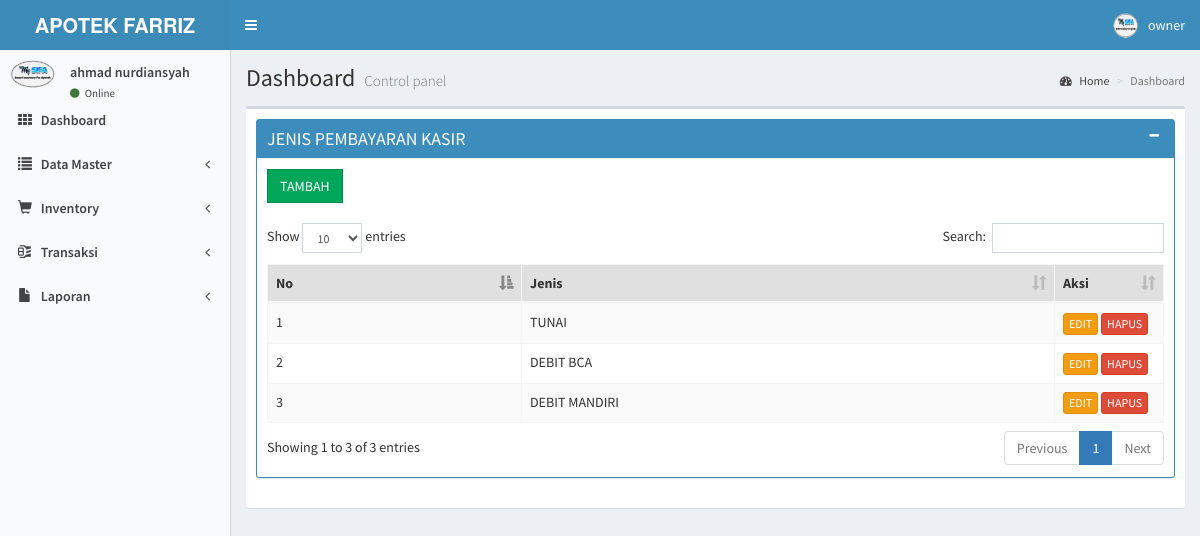
Screenshot of /masuk/media_admin.php?module=carabayar (signed in) with the database file from the repository.
### tables this page shows
CREATE TABLE `carabayar` (
  `id_carabayar` int(11) NOT NULL,
  `nm_carabayar` varchar(100) NOT NULL
);

### masuk/modul/mod_carabayar/carabayar.php (the view, shortened to what this page needs)
<?php
if (empty($_SESSION['username']) and empty($_SESSION['passuser'])) {
	echo "<link href=../css/style.css rel=stylesheet type=text/css>";
	echo "<div class='error msg'>Untuk mengakses Modul anda harus login.</div>";
} else {
	$aksi = "modul/mod_carabayar/aksi_carabayar.php";
	switch ($_GET['act']) {
		default:
			$tampil_carabayar = mysqli_query($GLOBALS["___mysqli_ston"], "SELECT * FROM carabayar ORDER BY id_carabayar ");
?>
			<div class="box box-primary box-solid">
				<div class="box-header with-border">
					<h3 class="box-title">JENIS PEMBAYARAN KASIR</h3>
					<div class="box-tools pull-right">
						<button class="btn btn-box-tool" data-widget="collapse"><i class="fa fa-minus"></i></button>
					</div>
				</div>
				<div class="box-body">
					<a class='btn  btn-success btn-flat' href='?module=carabayar&act=tambah'>TAMBAH</a>
					<br><br>
					<table id="example1" class="table table-bordered table-striped">
						<thead>
							<tr>
								<th>No</th>
								<th>Jenis</th>
								<th width="70">Aksi</th>
							</tr>
						</thead>
						<tbody>
							<?php
							$no = 1;
							while ($r = mysqli_fetch_array($tampil_carabayar)) {
								echo "<tr class='warnabaris' >
											<td>$no</td>
											 <td>$r[nm_carabayar]</td>
											 <td><a href='?module=carabayar&act=edit&id=$r[id_carabayar]' title='EDIT' class='btn btn-warning btn-xs'>EDIT</a>
											 <a href=javascript:confirmdelete('$aksi?module=carabayar&act=hapus&id=$r[id_carabayar]') title='HAPUS' class='btn btn-danger btn-xs'>HAPUS</a>
											</td>
										</tr>";
								$no++;
							}
							echo "</tbody></table>";
							?>
				</div>
			</div>
<?php
			break;
	}
}
?>

### rows the page displays
carabayar: nm_carabayar "TUNAI"
carabayar: nm_carabayar "DEBIT BCA"
carabayar: nm_carabayar "DEBIT MANDIRI"

### other values shown
$_SESSION['namauser'] "owner"
$_SESSION['namalengkap'] "ahmad nurdiansyah"
